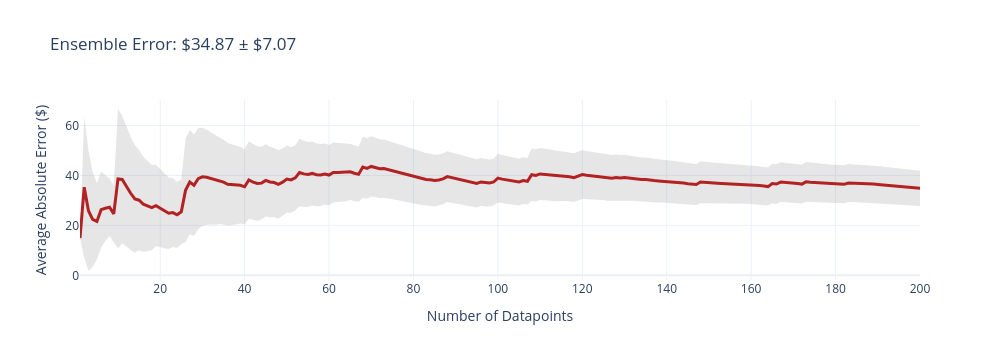
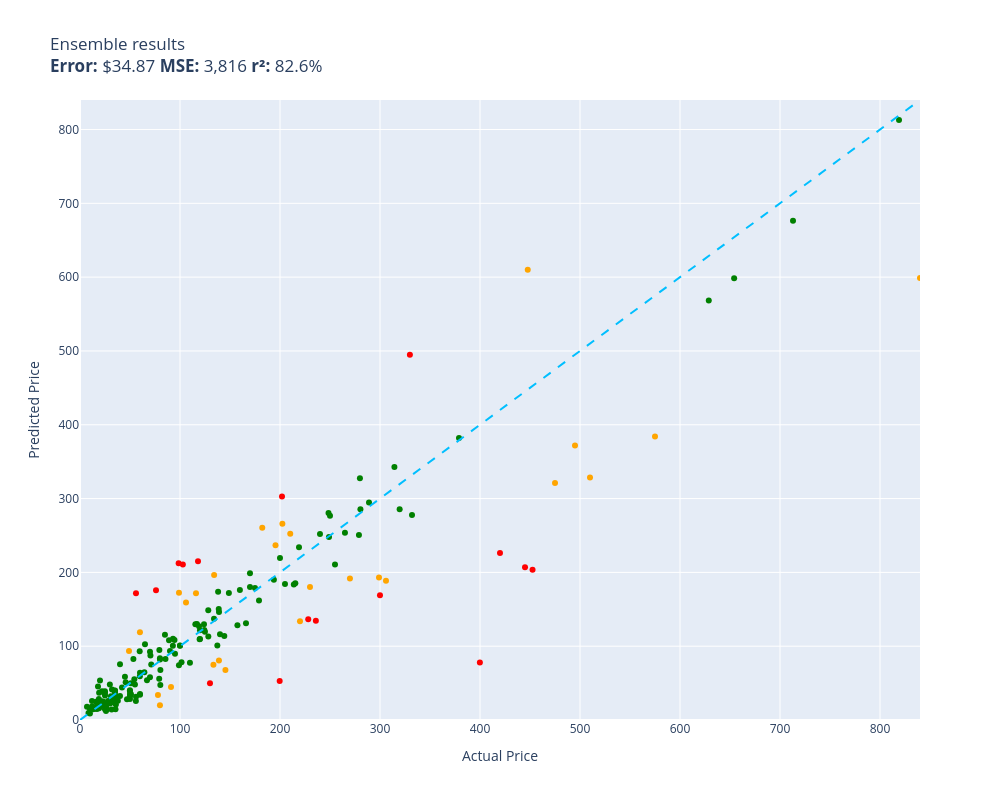

Notebook source saved alongside these figures, in order:
### Code cell
evaluate(ensemble, test)

### Figure 1 — Plotly figure (JSON) as saved in the notebook; plotly's stock layout.template omitted (floating-point values rounded to 4 significant figures; data arrays with more than 128 entries replaced by an {"elided": "..."} marker saying what was removed)
{"data": [{"fill": "toself", "fillcolor": "rgba(128,128,128,0.2)", "hoverinfo": "skip", "line": {"color": "rgba(255,255,255,0)"}, "name": "95% CI", "showlegend": false, "type": "scatter", "x": {"elided": "400 int values"}, "y": {"elided": "400 float values"}}, {"customdata": {"elided": "200x1 float values"}, "hovertemplate": "n=%{x}<br>Avg Error=$%{y:,.2f}<br>±95% CI=$%{customdata[0]:,.2f}<extra></extra>", "line": {"color": "firebrick", "width": 3}, "mode": "lines", "name": "Cumulative Avg Error", "type": "scatter", "x": {"elided": "200 int values"}, "y": {"elided": "200 float values"}}], "layout": {"height": 360, "showlegend": false, "title": {"text": "Ensemble Error: $34.87 ± $7.07"}, "width": 1000, "xaxis": {"title": {"text": "Number of Datapoints"}}, "yaxis": {"title": {"text": "Average Absolute Error ($)"}}}}

### Figure 2 — Plotly figure (JSON) as saved in the notebook; plotly's stock layout.template omitted (floating-point values rounded to 4 significant figures; data arrays with more than 128 entries replaced by an {"elided": "..."} marker saying what was removed)
{"data": [{"customdata": {"elided": "157x1 str values"}, "hovertemplate": "%{customdata[0]}<extra></extra>", "legendgroup": "green", "marker": {"color": "green", "size": 6, "symbol": "circle"}, "mode": "markers", "name": "green", "orientation": "v", "showlegend": true, "type": "scatter", "x": {"elided": "157 float values"}, "xaxis": "x", "y": {"elided": "157 float values"}, "yaxis": "y"}, {"customdata": [["telpo Headlight Assembly Fit For 15 Camr...\nGuess=$171.71 Actual=$115.99"], ["RBC12-UPC Replacement Battery Cartridge ...\nGuess=$180.19 Actual=$229.99"], ["APS iBoard 6-inch Aluminum (Black Powder...\nGuess=$252.48 Actual=$210.23"], ["Mini PC, Kinupute Desktop Computer E3-12...\nGuess=$371.92 Actual=$495.00"], ["Clementoni 39132.5 Jigsaw Puzzle 1,000 P...\nGuess=$19.92 Actual=$79.95"], ["Dakota Alert MURS Alert Probe Sensor - M...\nGuess=$133.84 Actual=$219.99"], ["Wenger City Upgrade Laptop Backpack with...\nGuess=$67.57 Actual=$145.42"], ["KOHLER 18865-CP Filtered Water Faucet, P...\nGuess=$320.93 Actual=$475.00"], ["Diversitech WG840585 Motor, (Ddb) 1/3Hp,...\nGuess=$196.61 Actual=$134.12"], ["Evan-Fischer Front Bumper Cover Compatib...\nGuess=$265.98 Actual=$202.38"], ["Webcem Solar Shed Light Outdoor Indoor, ...\nGuess=$33.84 Actual=$77.96"], ["Festool 492370 Platin 2 S1000 Grit 6-Inc...\nGuess=$44.68 Actual=$91.00"], ["LEGO Marvel Avengers War Machine Buster ...\nGuess=$118.82 Actual=$59.95"], ["ANZO USA 111207 GMC SIERRA 99-06 / YUKON...\nGuess=$260.48 Actual=$182.28"], ["Kingston Brass KS269SN Kingston Clawfoot...\nGuess=$188.77 Actual=$305.99"], ["Aeromotive 13304 Regulator, X1 Adjustabl...\nGuess=$191.60 Actual=$269.95"], ["Walker Exhaust Ultra EPA 16478 Direct Fi...\nGuess=$384.01 Actual=$574.99"], ["Mikrotik RB3011UIAS-RM RouterBOARD 10xGi...\nGuess=$192.91 Actual=$299.00"], ["MXR Carbon Copy Deluxe Analog Delay Guit...\nGuess=$236.90 Actual=$195.50"], ["Auertech Portable Washing Machine, 14lbs...\nGuess=$172.43 Actual=$98.99"], ["New Replacement seat cover fits Yamaha M...\nGuess=$80.70 Actual=$138.95"], ["Competition Clutch Disc and Pressure Pla...\nGuess=$328.51 Actual=$510.00"], ["KUNFINE Android Radio CarPlay & Android ...\nGuess=$159.16 Actual=$106.00"], ["A-Premium Front Suspension Steering Knuc...\nGuess=$93.60 Actual=$48.99"], ["Dell XPS 13 9343-2727SLV 13.3\" Full HD S...\nGuess=$598.79 Actual=$839.99"], ["Steering Wheel, Carbon Fiber Automotive ...\nGuess=$609.85 Actual=$447.74"], ["Targus CityGear Durable Backpack, Black,...\nGuess=$75.01 Actual=$133.43"]], "hovertemplate": "%{customdata[0]}<extra></extra>", "legendgroup": "orange", "marker": {"color": "orange", "size": 6, "symbol": "circle"}, "mode": "markers", "name": "orange", "orientation": "v", "showlegend": true, "type": "scatter", "x": [116.0, 230.0, 210.2, 495.0, 79.95, 220.0, 145.4, 475.0, 134.1, 202.4, 77.96, 91.0, 59.95, 182.3, 306.0, 269.9, 575.0, 299.0, 195.5, 98.99, 138.9, 510.0, 106.0, 48.99, 840.0, 447.7, 133.4], "xaxis": "x", "y": [171.7, 180.2, 252.5, 371.9, 19.92, 133.8, 67.57, 320.9, 196.6, 266.0, 33.84, 44.68, 118.8, 260.5, 188.8, 191.6, 384.0, 192.9, 236.9, 172.4, 80.7, 328.5, 159.2, 93.6, 598.8, 609.8, 75.01], "yaxis": "y"}, {"customdata": [["Pump Head TBVECHI 175PSI 4KW 5.5HP 21CFM...\nGuess=$494.72 Actual=$329.90"], ["DEWALT 20V MAX* XR Impact Driver with Bl...\nGuess=$203.41 Actual=$452.53"], ["Aolemi Oil Rubbed Bronze Single Function...\nGuess=$212.35 Actual=$98.65"], ["JRready ST6313 DT Deutsch Connector Kit,...\nGuess=$52.88 Actual=$199.68"], ["AUTOFREE LED Tail Lights Assembly Compat...\nGuess=$302.88 Actual=$201.99"], ["3D Tree Hole Branches 075 Stair Risers D...\nGuess=$49.69 Actual=$129.99"], ["Sumerain S1339CM Double Handle Widesprea...\nGuess=$134.39 Actual=$235.86"], ["Lighted Triangle Mirror Cabinet Bathroom...\nGuess=$206.90 Actual=$445.00"], ["BESTILL Wall Mounted Shower Faucet Set, ...\nGuess=$175.86 Actual=$76.00"], ["Pioneer 2AM401-BN Two Handle Kitchen Fau...\nGuess=$136.35 Actual=$228.22"], ["LSI Broadcom SAS 9300-8i 8-port 12Gb/s S...\nGuess=$215.07 Actual=$118.00"], ["Canon Sure Shot 90u 35mm Date Camera\nGuess=$77.96 Actual=$399.89"], ["Linkloos Solar Street Lights Outdoor Wat...\nGuess=$171.87 Actual=$55.99"], ["GENUINE VOLVO THERMOSTAT (3.0, 3.2) S60 ...\nGuess=$210.84 Actual=$102.85"], ["Pacific Drums PDCM1618TTRB 16 x 18 Inche...\nGuess=$226.19 Actual=$419.99"], ["HP Laserjet 2100 Laser Printer W/Test Pr...\nGuess=$168.95 Actual=$299.98"]], "hovertemplate": "%{customdata[0]}<extra></extra>", "legendgroup": "red", "marker": {"color": "red", "size": 6, "symbol": "circle"}, "mode": "markers", "name": "red", "orientation": "v", "showlegend": true, "type": "scatter", "x": [329.9, 452.5, 98.65, 199.7, 202.0, 130.0, 235.9, 445.0, 76.0, 228.2, 118.0, 399.9, 55.99, 102.8, 420.0, 300.0], "xaxis": "x", "y": [494.7, 203.4, 212.4, 52.88, 302.9, 49.69, 134.4, 206.9, 175.9, 136.3, 215.1, 77.96, 171.9, 210.8, 226.2, 169.0], "yaxis": "y"}, {"hoverinfo": "skip", "line": {"color": "deepskyblue", "dash": "dash", "width": 2}, "mode": "lines", "name": "y = x", "showlegend": false, "type": "scatter", "x": [0, 840.0], "y": [0, 840.0]}], "layout": {"height": 800, "legend": {"title": {"text": "color"}, "tracegroupgap": 0}, "showlegend": false, "title": {"text": "Ensemble results<br><b>Error:</b> $34.87 <b>MSE:</b> 3,816 <b>r²:</b> 82.6%"}, "width": 1000, "xaxis": {"anchor": "y", "domain": [0, 1], "range": [0, 840.0], "title": {"text": "Actual Price"}}, "yaxis": {"anchor": "x", "domain": [0, 1], "range": [0, 840.0], "title": {"text": "Predicted Price"}}}}
